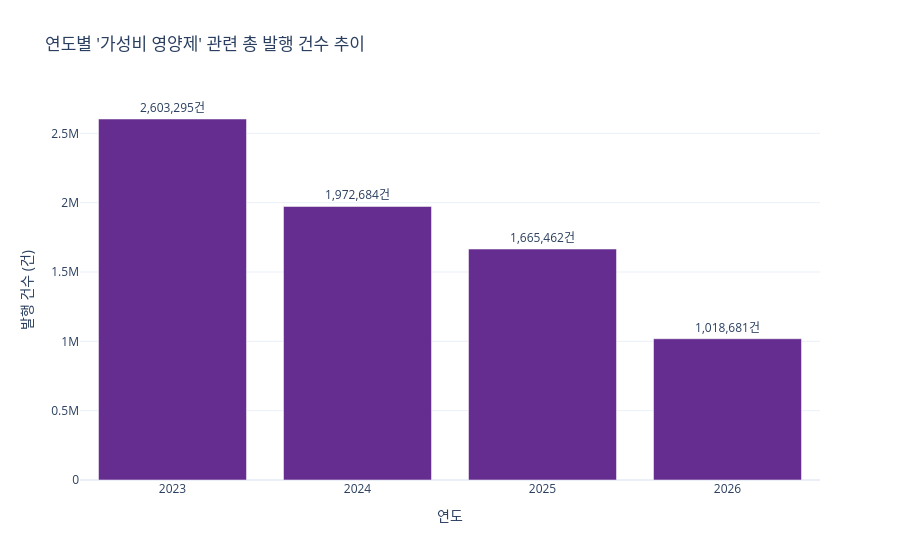

Notebook cell for this chart:
### Code cell
import os
import sys
import urllib.request
import json
import pandas as pd
import plotly.express as px

# 1. 인증 정보 설정
client_id = "iQYuA4jIAZWE78ZCH4p9" 
client_secret = "7MP3lY3dzz"
url = "https://openapi.naver.com/v1/datalab/search"

# 2. 분석 키워드 설정
target_keywords = ["가성비 영양제"]

# 3. 키워드별 개별 그룹 자동 생성
keyword_groups = []
for kw in target_keywords:
    keyword_groups.append({
        "groupName": kw, 
        "keywords": [kw] 
    })

# 4. API 요청 본문 작성 (2023년부터 2026년까지)
body = {
    "startDate": "2023-01-01",
    "endDate": "2026-05-14",
    "timeUnit": "month",
    "keywordGroups": keyword_groups
}
body_json = json.dumps(body, ensure_ascii=False)

# 5. API 호출 실행
request = urllib.request.Request(url)
request.add_header("X-Naver-Client-Id", client_id)
request.add_header("X-Naver-Client-Secret", client_secret)
request.add_header("Content-Type", "application/json")

try:
    response = urllib.request.urlopen(request, data=body_json.encode("utf-8"))
    rescode = response.getcode()
    
    if rescode == 200:
        response_body = response.read()
        data = json.loads(response_body)
        
        # 6. 데이터프레임 변환 (final_df3 생성)
        df_list = []
        for res in data['results']:
            temp_df = pd.DataFrame(res['data'])
            temp_df['group'] = res['title']
            df_list.append(temp_df)
        
        cheap_real_search_count = pd.concat(df_list, ignore_index=True)
        print("📊 네이버 데이터랩 수집 완료 ( cheap_real_search_count 생성 성공)")
        
        # -----------------------------------------------------------
        # 7. final_df3를 활용한 연도별 진짜 트렌드 환산 알고리즘
        # -----------------------------------------------------------
        df_trend = cheap_real_search_count.copy()
        df_trend['year'] = df_trend['period'].str[:4] # '2024-01' -> '2024'
        
        # 블로그 API로 확인하셨던 실측 누적 기준 수치
        recent_actual_volume = 242543  
        
        # [안전장치] NaN(빈값)을 완전히 제외하고, 실제 숫자가 들어있는 행들만 골라냅니다.
        df_valid = df_trend[(df_trend['group'] == "가성비 영양제") & (df_trend['ratio'].notna())]
        
        # 실제 데이터가 존재하는 가장 최신 시점의 행을 안전하게 확보합니다.
        if not df_valid.empty:
            last_valid_row = df_valid.sort_values('period').iloc[-1]
            recent_ratio = last_valid_row['ratio']
            print(f"🎯 안전 기준점 감지 완료 -> 기준 달: {last_valid_row['period']}, 기준 비율(ratio): {recent_ratio}")
        else:
            recent_ratio = 50.0
            
        # 비율(ratio) 1당 실제 문서 건수 계산
        ratio_to_volume_constant = recent_actual_volume / recent_ratio
        
        # 월별 상대적 비율에 상수를 곱해 '진짜 발행 건수' 역산
        df_trend['actual_volume'] = (df_trend['ratio'] * ratio_to_volume_constant).round(0)
        df_trend['actual_volume'] = df_trend['actual_volume'].fillna(0)
        
        # 연도별로 그룹화하여 '연간 총 발행 건수' 최종 합산
        df_yearly_total = df_trend.groupby('year')['actual_volume'].sum().reset_index()
        df_yearly_total.columns = ['연도', '연간 총 발행건수(추정)']
        
        df_yearly_total['연도'] = df_yearly_total['연도'].astype(str)
        df_yearly_total = df_yearly_total.sort_values('연도')
        
        print("\n--- 💸 연도별 진짜 발행 건수 최종 합산 결과 ---")
        print(df_yearly_total)
        
        # -----------------------------------------------------------
        # 🎯 [요청 기능 추가] 모든 연도수의 누적 합계값 데이터프레임 생성
        # -----------------------------------------------------------
        total_sum_val = df_yearly_total['연간 총 발행건수(추정)'].sum()
        df_total_sum = pd.DataFrame([{
            '구분': '전체 기간 총 누적 합계',
            '총 발행건수(추정)': total_sum_val
        }])
        
        print("\n--- 🏆 모든 연도 누적 합계 결과 (df_total_sum) ---")
        print(df_total_sum)
        print(f"👉 전체 기간 동안 총 {total_sum_val:,.0f}건의 문서가 발행된 것으로 추정됩니다.\n")
        
     
        
        # 🎯 [CSV 저장 로직] 연도별 총 발행건수 데이터만 CSV 파일로 출력
        # -----------------------------------------------------------
        file_yearly = "가성비영양제_실검색건수추이.csv"
        
        # 한글 안깨지게 utf-8-sig 인코딩 부여 및 무의미한 인덱스 열 제거
        df_yearly_total.to_csv(file_yearly, index=False, encoding="utf-8-sig")
        print(f"💾 {file_yearly} 파일 저장 완료!\n")
        # -----------------------------------------------------------
        
        # -----------------------------------------------------------
        # 8. 연도별 총 수치 시각화
        # -----------------------------------------------------------
        fig_bar = px.bar(df_yearly_total, 
                         x='연도', 
                         y='연간 총 발행건수(추정)',
                         title="연도별 '가성비 영양제' 관련 총 발행 건수 추이",
                         text='연간 총 발행건수(추정)', 
                         template='plotly_white')
        
        fig_bar.update_traces(marker_color='#652D90', # CU 퍼플
                              texttemplate='%{text:,}건', 
                              textposition='outside')
        
        fig_bar.update_layout(xaxis_type='category',
                              yaxis_title="발행 건수 (건)",
                              xaxis_title="연도")
        
        fig_bar.show()
    else:
        print(f"Error: API 요청 실패 (Code: {rescode})")

except Exception as e:
    print(f"Error 발생: {e}")

### Figure 1 — Plotly figure (JSON) as saved in the notebook; plotly's stock layout.template omitted (floating-point values rounded to 4 significant figures)
{"data": [{"hovertemplate": "연도=%{x}<br>연간 총 발행건수(추정)=%{text}<extra></extra>", "legendgroup": "", "marker": {"color": "#652D90", "pattern": {"shape": ""}}, "name": "", "orientation": "v", "showlegend": false, "text": [2603000.0, 1973000.0, 1665000.0, 1019000.0], "textposition": "outside", "texttemplate": "%{text:,}건", "type": "bar", "x": ["2023", "2024", "2025", "2026"], "xaxis": "x", "y": [2603000.0, 1973000.0, 1665000.0, 1019000.0], "yaxis": "y"}], "layout": {"barmode": "relative", "legend": {"tracegroupgap": 0}, "title": {"text": "연도별 '가성비 영양제' 관련 총 발행 건수 추이"}, "xaxis": {"anchor": "y", "domain": [0, 1], "title": {"text": "연도"}, "type": "category"}, "yaxis": {"anchor": "x", "domain": [0, 1], "title": {"text": "발행 건수 (건)"}}}}
